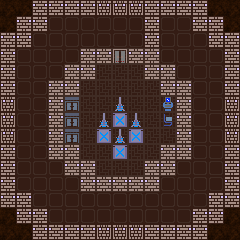

Tiled map render using the project's own tile images. Description and the whole map definition, tile-layer contents included, below:
An orthogonal 15x15 tile map with 16x16 px tiles, 3 tile layers (floor, wall, units), 1 hidden layer not drawn.

<map version="1.10" tiledversion="2025.05.05" orientation="orthogonal" renderorder="right-down" width="15" height="15" tilewidth="16" tileheight="16" infinite="0" nextlayerid="6" nextobjectid="1">
 <tileset firstgid="1" source="../../tiles/battle/xbase.tsx" />
 <layer id="1" name="floor" width="15" height="15">
  <data encoding="csv">
1,1,1,1,1,1,1,1,1,1,1,1,1,1,1,
1,1,1,1,1,1,1,1,1,1,1,1,1,1,1,
1,1,1,1,1,1,1,1,1,1,1,1,1,1,1,
1,1,1,1,1,2,2,2,2,2,1,1,1,1,1,
1,1,1,1,2,2,2,2,2,2,2,1,1,1,1,
1,1,1,2,2,2,2,2,2,2,2,2,1,1,1,
1,1,1,2,2,2,2,2,2,2,2,2,1,1,1,
1,1,1,2,2,2,2,2,2,2,2,2,1,1,1,
1,1,1,2,2,2,2,2,2,2,2,2,1,1,1,
1,1,1,2,2,2,2,2,2,2,2,2,1,1,1,
1,1,1,1,2,2,2,2,2,2,2,1,1,1,1,
1,1,1,1,1,2,2,2,2,2,1,1,1,1,1,
1,1,1,1,1,1,1,1,1,1,1,1,1,1,1,
1,1,1,1,1,1,1,1,1,1,1,1,1,1,1,
1,1,1,1,1,1,1,1,1,1,1,1,1,1,1
</data>
 </layer>
 <layer id="3" name="wall" width="15" height="15">
  <data encoding="csv">
11,11,3,3,3,3,5,5,5,3,3,3,3,11,11,
11,3,3,0,0,0,0,0,0,3,0,0,3,3,11,
3,3,0,0,0,0,0,0,0,3,0,0,0,3,3,
3,0,0,0,0,3,3,7,3,3,0,0,0,0,3,
3,0,0,0,3,3,0,0,0,3,3,0,0,0,3,
3,0,0,3,3,0,0,0,0,0,3,3,0,0,3,
5,0,0,3,25,0,0,62,0,0,15,3,0,0,5,
5,0,0,3,25,0,62,72,62,0,13,3,0,0,5,
5,0,0,3,25,0,72,62,72,0,0,3,0,0,5,
3,0,0,3,3,0,0,72,0,0,3,3,0,0,3,
3,0,0,0,3,3,0,0,0,3,3,0,0,0,3,
3,0,0,0,0,3,3,3,3,3,0,0,0,0,3,
3,3,0,0,0,0,0,0,0,0,0,0,0,3,3,
11,3,3,0,0,0,0,0,0,0,0,0,3,3,11,
11,11,3,3,3,3,5,5,5,3,3,3,3,11,11
</data>
 </layer>
 <layer id="5" name="roof" width="15" height="15" visible="0">
  <data encoding="csv">
11,11,11,11,11,11,11,11,11,11,11,11,11,11,11,
11,11,11,11,11,11,11,11,11,11,11,11,11,11,11,
11,11,11,11,11,11,11,11,11,11,11,11,11,11,11,
11,11,11,11,11,11,11,11,11,11,11,11,11,11,11,
11,11,11,11,11,11,0,0,0,11,11,11,11,11,11,
11,11,11,11,11,0,0,0,0,0,11,11,11,11,11,
11,11,11,11,0,0,0,0,0,0,0,11,11,11,11,
11,11,11,11,0,0,0,0,0,0,0,11,11,11,11,
11,11,11,11,0,0,0,0,0,0,0,11,11,11,11,
11,11,11,11,11,0,0,0,0,0,11,11,11,11,11,
11,11,11,11,11,11,0,0,0,11,11,11,11,11,11,
11,11,11,11,11,11,11,11,11,11,11,11,11,11,11,
11,11,11,11,11,11,11,11,11,11,11,11,11,11,11,
11,11,11,11,11,11,11,11,11,11,11,11,11,11,11,
11,11,11,11,11,11,11,11,11,11,11,11,11,11,11
</data>
 </layer>
 <layer id="4" name="units" width="15" height="15">
  <data encoding="csv">
0,0,0,0,0,0,0,0,0,0,0,0,0,0,0,
0,0,0,0,0,0,0,0,0,0,0,0,0,0,0,
0,0,0,0,0,0,0,0,0,0,0,0,0,0,0,
0,0,0,0,0,0,0,0,0,0,0,0,0,0,0,
0,0,0,0,0,0,0,0,0,0,0,0,0,0,0,
0,0,0,0,0,0,0,0,0,0,0,0,0,0,0,
0,0,0,0,0,0,0,0,0,0,0,0,0,0,0,
0,0,0,0,0,0,0,0,0,0,0,0,0,0,0,
0,0,0,0,0,0,0,0,0,0,0,0,0,0,0,
0,0,0,0,0,0,0,0,0,0,0,0,0,0,0,
0,0,0,0,0,0,0,0,0,0,0,0,0,0,0,
0,0,0,0,0,0,0,0,0,0,0,0,0,0,0,
0,0,0,0,0,0,0,0,0,0,0,0,0,0,0,
0,0,0,0,0,0,0,0,0,0,0,0,0,0,0,
0,0,0,0,0,0,0,0,0,0,0,0,0,0,0
</data>
 </layer>
</map>
